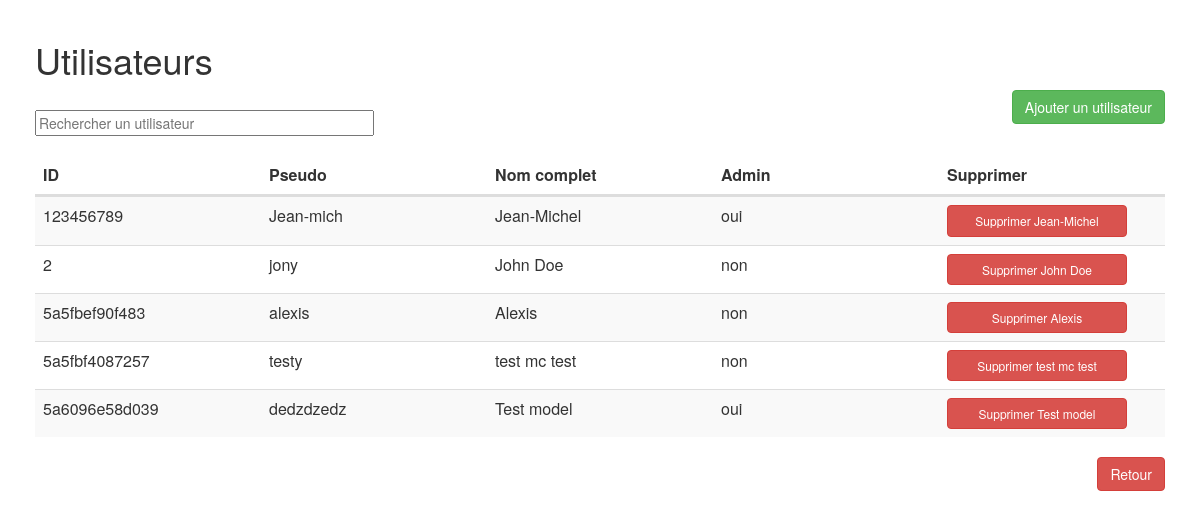
The page /Modele/Admin/creerUser.php on the database as committed earlier.
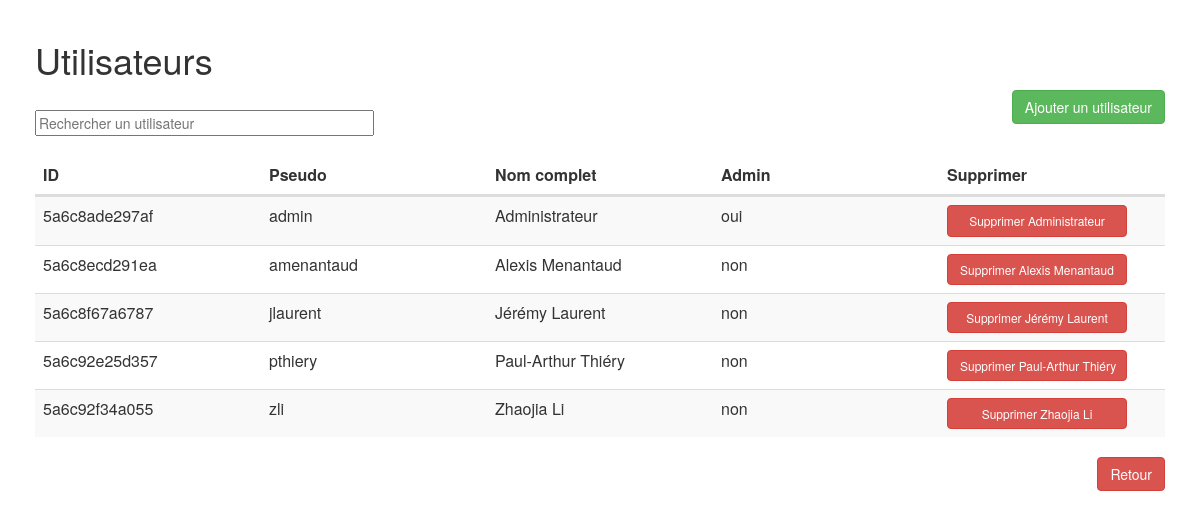
The same page on the database as committed later.
### tables this page shows
CREATE TABLE IF NOT EXISTS `user` (
  `User_Id` varchar(13) NOT NULL,
  `Username` varchar(20) NOT NULL,
  `Password` varchar(64) NOT NULL,
  `FullName` varchar(50) NOT NULL,
  `IsAdmin` tinyint(1) NOT NULL,
  PRIMARY KEY (`User_Id`)
);

### Modele/utilisateurs.php (called while the page is built, shortened)
<?php
    function checkUserName($db,$identifiant)
    {
      $reponse = $db->query('SELECT * FROM user WHERE Username="'.$identifiant.'" ');
      return $reponse;
    }
?>

### Modele/connexion.php (called while the page is built)
<?php
    $dbname = "smartpanel";
    $host='localhost';
    $user='root';
    $pass='root';
    $db = new PDO("mysql:host=$host;dbname=$dbname", "$user", "$pass");
    $db->query("SET NAMES UTF8");
?>

### Modele/Admin/admin.php (the view, shortened to what this page needs)
<?php
    require("Modele/connexion.php");
    function getUser($db){
      $reponse = $db->query('SELECT * FROM user');
      return $reponse;
    }
    function genTableUser()
    {
      require("Modele/connexion.php");
      $Users = getUser($db)->fetchAll();
      for ($i = 0; $i<count($Users); $i++) {
        $ID = $Users[$i]['User_Id'];
        $username = $Users[$i]['Username'];
        $fullName = $Users[$i]['FullName'];
        if($Users[$i]['IsAdmin']==1)
        {
          $admin = 'oui';
        }
        else {
          $admin = 'non';
        }
        echo (' <tr>
           <td>'.$ID.'</td>
           <td>'.$username.'</td>
           <td>'.$fullName.'</td>
           <td>'.$admin.'</td>
           <td>
           <a id="suprUserBtn" data-toggle="confirmation" data-singleton="true"
               href="index.php?cible=deleteUser&userID='.$ID.'"
               class="btn btn-danger"
               data-title="Êtes-vous sûr ?"
               data-btn-ok-label="Oui"
               data-btn-cancel-label="Non"
               role="button" data-popout="true">
               Supprimer '.$fullName.'
           </a></td>
           </tr>');
      }
    }
?>

### Modele/Admin/creerUser.php (shortened to what this page needs)
<?php
include("Modele/utilisateurs.php");
$response = checkUserName($db,$_POST['identifiant']);
if($response->rowcount()==0){
  include("Vue/administration/utilisateurs/utilisateurs.php");
} else {
  $erreur = "Utilisateur inconnu";
  include("Vue/administration/utilisateurs/utilisateurs.php");
}
?>

### Vue/administration/utilisateurs/utilisateurs.php (shortened to what this page needs)
<link rel="stylesheet" href="bootstrap/bootstrap.min.css">
<link rel="stylesheet" type="text/css" href="Vue/administration/utilisateurs/utilisateurs.css">
<body>
<div class = "container-fluid" >
  <h1>Utilisateurs</h1>
  <button id="myBtn" class="btn btn-success pull-right">Ajouter un utilisateur</button>
  <br/>
  <input type="text" id="myInput" onkeyup="research()" placeholder="Rechercher un utilisateur" title="Type in a name">
  <br/>
  <br/>
<div class="span3">
<table class="table table-striped" id="userTable">
<thead>
 <tr class="header">
   <th onclick="sortTable(0)">ID</th>
   <th onclick="sortTable(1)">Pseudo</th>
   <th onclick="sortTable(2)">Nom complet</th>
   <th onclick="sortTable(3)">Admin</th>
   <th>Supprimer</th>
 </tr>
</thead>
<tbody>
 <?php
 require("Modele/Admin/admin.php");
 echo genTableUser();
?>
</tbody>
</table>
</div>
<a href="index.php" class="btn btn-danger pull-right" role="button">Retour</a>
</div>
</body>

### Vue/administration/utilisateurs/utilisateurs.css (style rules this page uses)
table { width: 1em; }
thead, tbody, tr, td, th { display: block; }
tr:after { content: ' '; display: block; visibility: hidden; clear: both; }
tbody { height: 100%; overflow-y: auto; }
tbody td, thead th { width:20%; float: left; }
th { cursor: pointer; }
#myInput { width: 30%; }
body { padding: 20px; }
#suprUserBtn { font-size: 0.75em; width: 15em; }

Rows that differ between the two databases and show on the page:
removed user: User_Id "123456789", Username "Jean-mich", FullName "Jean-Michel", IsAdmin "oui"
removed user: User_Id "2", Username "jony", FullName "John Doe", IsAdmin "non"
removed user: User_Id "5a5fbef90f483", Username "alexis", FullName "Alexis", IsAdmin "non"
removed user: User_Id "5a5fbf4087257", Username "testy", FullName "test mc test", IsAdmin "non"
removed user: User_Id "5a6096e58d039", Username "dedzdzedz", FullName "Test model", IsAdmin "oui"
added user: User_Id "5a6c8ade297af", Username "admin", FullName "Administrateur", IsAdmin "oui"
added user: User_Id "5a6c8ecd291ea", Username "amenantaud", FullName "Alexis Menantaud", IsAdmin "non"
added user: User_Id "5a6c8f67a6787", Username "jlaurent", FullName "Jérémy Laurent", IsAdmin "non"
added user: User_Id "5a6c92e25d357", Username "pthiery", FullName "Paul-Arthur Thiéry", IsAdmin "non"
added user: User_Id "5a6c92f34a055", Username "zli", FullName "Zhaojia Li", IsAdmin "non"
